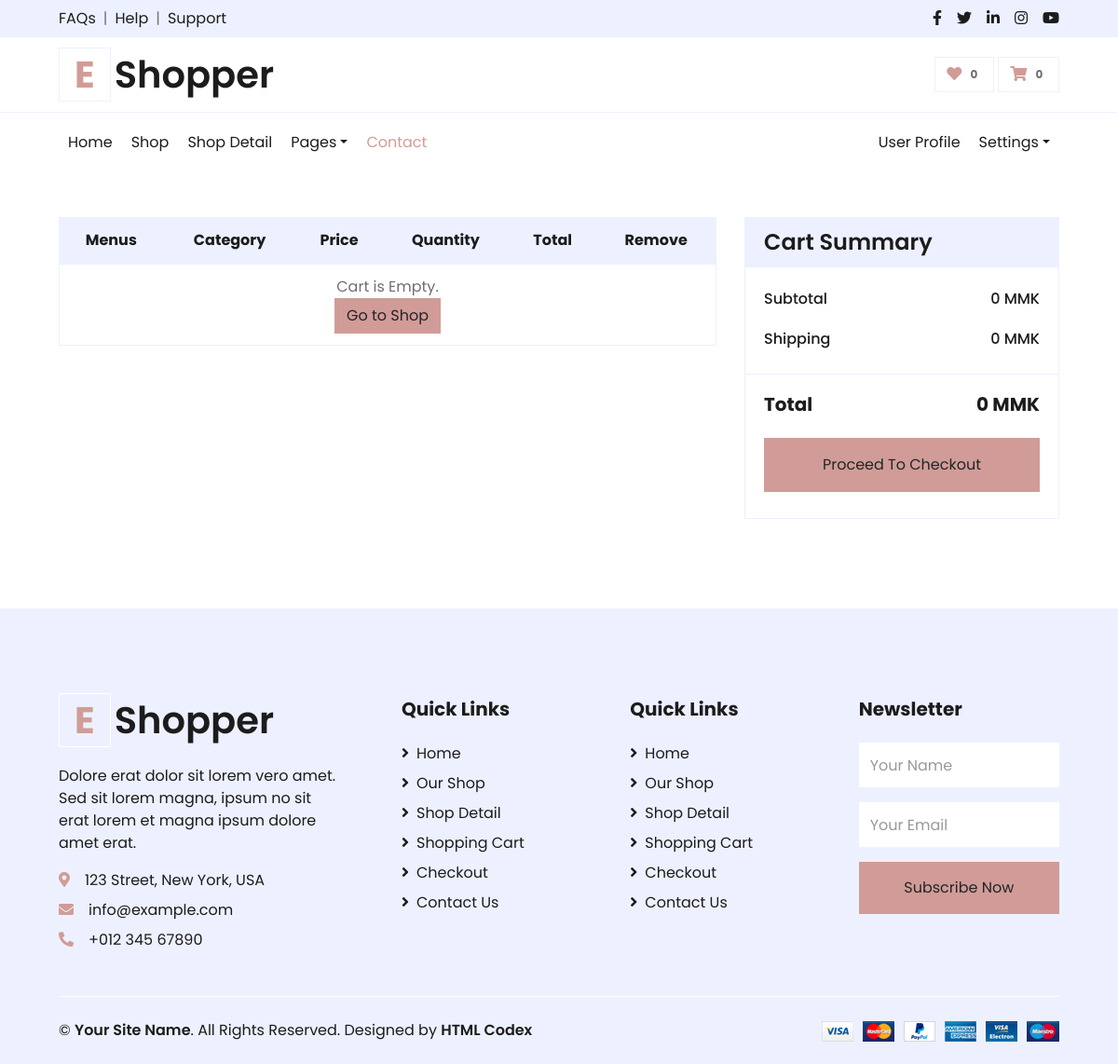
Before: /cart.php (signed in) with the older database file.
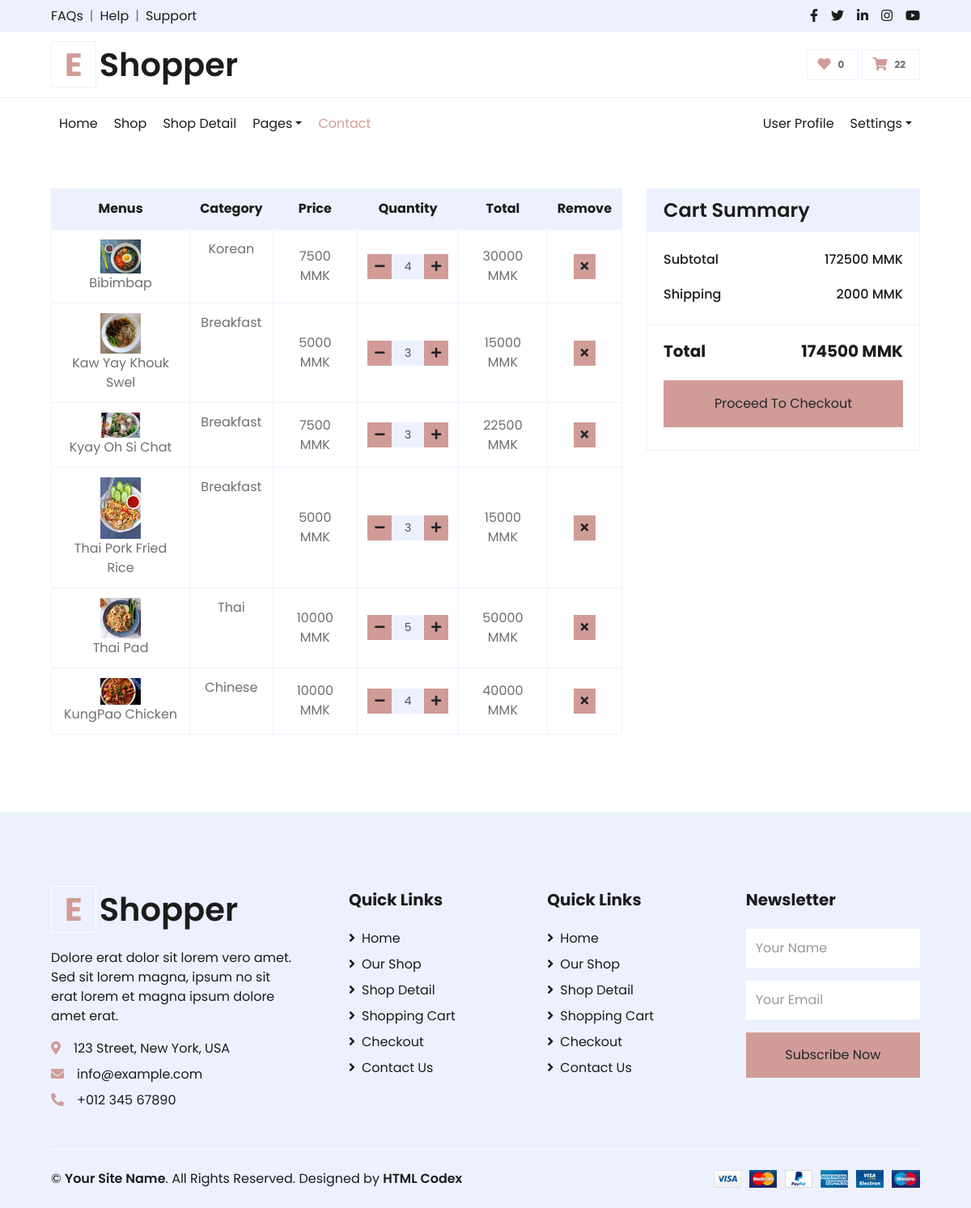
After: the same page with the newer database file.
### tables this page shows
CREATE TABLE `shopping_carts` (
  `id` int NOT NULL,
  `user_id` int NOT NULL,
  `menu_name` varchar(255) NOT NULL,
  `price` int NOT NULL,
  `image` text NOT NULL,
  `quantity` int NOT NULL,
  `category_name` varchar(255) NOT NULL,
  `menu_id` int NOT NULL,
  `status` int NOT NULL DEFAULT '0' COMMENT '1 => order,\r\n0 => not yet'
);

### cart.php (the view, shortened to what this page needs)
<?php
    include_once('header.php');
    if(!isset($_SESSION['user']))
    {
        echo "<script>
                alert('You need to login first.')
                window.location.assign('signin.php')
              </script>
            ";
    }
    else
    {
        $select_cart_data = "SELECT * FROM shopping_carts
                            WHERE status = 0 AND user_id = '$user_id'
                            ";
        $select_cart_data_query = mysqli_query($connect,$select_cart_data);
        $count_cart = mysqli_num_rows($select_cart_data_query);
    }
?>
    <div class="container-fluid pt-5">
        <div class="row px-xl-5">
            <div class="col-lg-8 table-responsive mb-5">
                <table class="table table-bordered text-center mb-0">
                    <thead class="bg-secondary text-dark">
                        <tr>
                            <th>Menus</th>
                            <th>Category</th>
                            <th>Price</th>
                            <th>Quantity</th>
                            <th>Total</th>
                            <th>Remove</th>
                        </tr>
                    </thead>
                    <tbody class="align-middle">
                        <?php
                            $subtotal = 0;
                            $shipping_fees = 2000;
                            if($count_cart > 0)
                            {
                                for ($i=0; $i < $count_cart; $i++) {
                                    $row_cart = mysqli_fetch_assoc($select_cart_data_query);
                                    $target_dir = "storage/menus/";
                                    $subtotal = $subtotal + ($row_cart['price'] * $row_cart['quantity']);
                        ?>
                                <tr>
                                    <td class="align-middle"><img src="<?php echo $target_dir.$row_cart['image'];  ?>" alt="<?php echo $row_cart['image']; ?>" style="width: 50px;"><br /><?php echo $row_cart['menu_name']; ?></td>
                                    <td><?php echo $row_cart['category_name']; ?></td>
                                    <td class="align-middle price" data-price=<?php echo $row_cart['price']; ?>><?php echo $row_cart['price']; ?> MMK</td>
                                    <td class="align-middle">
                                        <div class="input-group quantity mx-auto" style="width: 100px;">
                                            <div class="input-group-btn">
                                                <button class="btn btn-sm btn-primary btn-minus btn-cart" data-size="decrease" data-cart-id=<?php echo $row_cart['id'];?> data-noofquantity=<?php echo $row_cart['quantity']; ?>>
                                                    <i class="fa fa-minus"></i>
                                                </button>
                                            </div>
                                            <input type="text" class="form-control form-control-sm bg-secondary text-center noofquantity" value="<?php echo $row_cart['quantity']; ?>">
                                            <div class="input-group-btn">
                                                <button class="btn btn-sm btn-primary btn-plus btn-cart" data-size="increase" data-cart-id=<?php echo $row_cart['id'];?> data-noofquantity=<?php echo $row_cart['quantity']; ?>>
                                                    <i class="fa fa-plus"></i>
                                                </button>
                                            </div>
                                        </div>
                                    </td>
                                    <td class="align-middle totalprice"><?php echo $row_cart['price'] * $row_cart['quantity']; ?> MMK</td>
                                    <td class="align-middle"><button class="btn btn-sm btn-primary removebtn" data-cart-id=<?php echo $row_cart['id'];?>><i class="fa fa-times"></i></button></td>
                                </tr>
                        <?php
                            }
                        }
                        else
                        {
                            $shipping_fees = 0;
                        ?>
                            <tr>
                                <td colspan=7>
                                    Cart is Empty. <br />
                                    <a href="menu_list.php" class="btn btn-primary">Go to Shop</a>
                                </td>
                            </tr>
                        <?php
                        }
                            $grandtotal = $shipping_fees + $subtotal;
                        ?>
                </table>
            </div>
            <div class="col-lg-4">
                <div class="card border-secondary mb-5">
                    <div class="card-header bg-secondary border-0">
                        <h4 class="font-weight-semi-bold m-0">Cart Summary</h4>
                    </div>
                    <div class="card-body">
                        <div class="d-flex justify-content-between mb-3 pt-1">
                            <h6 class="font-weight-medium">Subtotal</h6>
                            <h6 class="font-weight-medium"><?php echo $subtotal; ?> MMK</h6>
                        </div>
                        <div class="d-flex justify-content-between">
                            <h6 class="font-weight-medium">Shipping</h6>
                            <h6 class="font-weight-medium"><?php echo $shipping_fees; ?> MMK</h6>
                        </div>
                    </div>
                    <div class="card-footer border-secondary bg-transparent">
                        <div class="d-flex justify-content-between mt-2">
                            <h5 class="font-weight-bold">Total</h5>
                            <h5 class="font-weight-bold"><?php echo $grandtotal; ?> MMK</h5>
                        </div>
                        <button class="btn btn-block btn-primary my-3 py-3">Proceed To Checkout</button>
                    </div>
                </div>
            </div>
        </div>
    </div>
<?php
    include_once('footer.php');
?>

### header.php (shortened to what this page needs)
<?php
if(isset($_SESSION['user']))
{
    $user_id = $_SESSION['user']['id'];
}
?>
<!DOCTYPE html>
<html lang="en">
<head>
    <link href="https://cdnjs.cloudflare.com/ajax/libs/font-awesome/5.10.0/css/all.min.css" rel="stylesheet">
    <link href="assets/lib/owlcarousel/assets/owl.carousel.min.css" rel="stylesheet">
    <link href="assets/css/style.css" rel="stylesheet">
</head>
<body>
    <div class="container-fluid">
        <div class="row bg-secondary py-2 px-xl-5">
            <div class="col-lg-6 d-none d-lg-block">
                <div class="d-inline-flex align-items-center">
                    <a class="text-dark" href="">FAQs</a>
                    <span class="text-muted px-2">|</span>
                    <a class="text-dark" href="">Help</a>
                    <span class="text-muted px-2">|</span>
                    <a class="text-dark" href="">Support</a>
                </div>
            </div>
            <div class="col-lg-6 text-center text-lg-right">
                <div class="d-inline-flex align-items-center">
                    <a class="text-dark px-2" href="">
                        <i class="fab fa-facebook-f"></i>
                    </a>
                    <a class="text-dark px-2" href="">
                        <i class="fab fa-twitter"></i>
                    </a>
                    <a class="text-dark px-2" href="">
                        <i class="fab fa-linkedin-in"></i>
                    </a>
                    <a class="text-dark px-2" href="">
                        <i class="fab fa-instagram"></i>
                    </a>
                    <a class="text-dark pl-2" href="">
                        <i class="fab fa-youtube"></i>
                    </a>
                </div>
            </div>
        </div>
        <div class="row align-items-center py-3 px-xl-5">
            <div class="col-lg-9 d-none d-lg-block">
                <a href="" class="text-decoration-none">
                    <h1 class="m-0 display-5 font-weight-semi-bold"><span class="text-primary font-weight-bold border px-3 mr-1">E</span>Shopper</h1>
                </a>
            </div>
            <div class="col-lg-3 col-6 text-right">
                <a href="" class="btn border">
                    <i class="fas fa-heart text-primary"></i>
                    <span class="badge">0</span>
                </a>
                <a href="cart.php" class="btn border">
                    <i class="fas fa-shopping-cart text-primary"></i>
                    <?php
                        if(isset($_SESSION['totalitems']))
                        {
                    ?>
                         <span class="badge" id="cart-data"><?php echo $_SESSION['totalitems']; ?></span>
                    <?php
                        }
                        else
                        {
                    ?>
                         <span class="badge" id="cart-data">0</span>
                    <?php
                        }
                    ?>
                </a>
            </div>
        </div>
    </div>
    <div class="container-fluid">
        <div class="row border-top px-xl-5">
            <div class="col-lg-12">
                <nav class="navbar navbar-expand-lg bg-light navbar-light py-3 py-lg-0 px-0">
                    <div class="collapse navbar-collapse justify-content-between" id="navbarCollapse">
                        <div class="navbar-nav mr-auto py-0">
                            <a href="index.html" class="nav-item nav-link">Home</a>
                            <a href="shop.html" class="nav-item nav-link">Shop</a>
                            <a href="detail.html" class="nav-item nav-link">Shop Detail</a>
                            <div class="nav-item dropdown">
                                <a href="#" class="nav-link dropdown-toggle" data-toggle="dropdown">Pages</a>
                            </div>
                            <a href="contact.html" class="nav-item nav-link active">Contact</a>
                        </div>
                        <div class="navbar-nav ml-auto py-0">
                            <?php
                                if(isset($_SESSION['user']))
                                {
                            ?>
                                <a href="userprofile.php" class="nav-item nav-link">User Profile</a>
                                <div class="nav-item dropdown mobile-dropdown">
                                <a href="#" class="nav-link dropdown-toggle" data-toggle="dropdown">Settings</a>
                            </div>
                            <?php
                                }
                                else
                                {
                            ?>
                            <a href="signin.php" class="nav-item nav-link">Login</a>
                            <a href="signup.php" class="nav-item nav-link">Register</a>
                            <?php
                                }
                            ?>
                        </div>
                    </div>
                </nav>
            </div>
        </div>
    </div>

### footer.php (shortened to what this page needs)
    <div class="container-fluid bg-secondary text-dark mt-5 pt-5">
        <div class="row px-xl-5 pt-5">
            <div class="col-lg-4 col-md-12 mb-5 pr-3 pr-xl-5">
                <a href="" class="text-decoration-none">
                    <h1 class="mb-4 display-5 font-weight-semi-bold"><span class="text-primary font-weight-bold border border-white px-3 mr-1">E</span>Shopper</h1>
                </a>
                <p>Dolore erat dolor sit lorem vero amet. Sed sit lorem magna, ipsum no sit erat lorem et magna ipsum dolore amet erat.</p>
                <p class="mb-2"><i class="fa fa-map-marker-alt text-primary mr-3"></i>123 Street, New York, USA</p>
                <p class="mb-2"><i class="fa fa-envelope text-primary mr-3"></i>info@example.com</p>
                <p class="mb-0"><i class="fa fa-phone-alt text-primary mr-3"></i>+012 345 67890</p>
            </div>
            <div class="col-lg-8 col-md-12">
                <div class="row">
                    <div class="col-md-4 mb-5">
                        <h5 class="font-weight-bold text-dark mb-4">Quick Links</h5>
                        <div class="d-flex flex-column justify-content-start">
                            <a class="text-dark mb-2" href="index.html"><i class="fa fa-angle-right mr-2"></i>Home</a>
                            <a class="text-dark mb-2" href="shop.html"><i class="fa fa-angle-right mr-2"></i>Our Shop</a>
                            <a class="text-dark mb-2" href="detail.html"><i class="fa fa-angle-right mr-2"></i>Shop Detail</a>
                            <a class="text-dark mb-2" href="cart.html"><i class="fa fa-angle-right mr-2"></i>Shopping Cart</a>
                            <a class="text-dark mb-2" href="checkout.html"><i class="fa fa-angle-right mr-2"></i>Checkout</a>
                            <a class="text-dark" href="contact.html"><i class="fa fa-angle-right mr-2"></i>Contact Us</a>
                        </div>
                    </div>
                    <div class="col-md-4 mb-5">
                        <h5 class="font-weight-bold text-dark mb-4">Quick Links</h5>
                        <div class="d-flex flex-column justify-content-start">
                            <a class="text-dark mb-2" href="index.html"><i class="fa fa-angle-right mr-2"></i>Home</a>
                            <a class="text-dark mb-2" href="shop.html"><i class="fa fa-angle-right mr-2"></i>Our Shop</a>
                            <a class="text-dark mb-2" href="detail.html"><i class="fa fa-angle-right mr-2"></i>Shop Detail</a>
                            <a class="text-dark mb-2" href="cart.html"><i class="fa fa-angle-right mr-2"></i>Shopping Cart</a>
                            <a class="text-dark mb-2" href="checkout.html"><i class="fa fa-angle-right mr-2"></i>Checkout</a>
                            <a class="text-dark" href="contact.html"><i class="fa fa-angle-right mr-2"></i>Contact Us</a>
                        </div>
                    </div>
                    <div class="col-md-4 mb-5">
                        <h5 class="font-weight-bold text-dark mb-4">Newsletter</h5>
                        <form action="">
                            <div class="form-group">
                                <input type="text" class="form-control border-0 py-4" placeholder="Your Name" required="required" />
                            </div>
                            <div class="form-group">
                                <input type="email" class="form-control border-0 py-4" placeholder="Your Email"
                                    required="required" />
                            </div>
                            <div>
                                <button class="btn btn-primary btn-block border-0 py-3" type="submit">Subscribe Now</button>
                            </div>
                        </form>
                    </div>
                </div>
            </div>
        </div>
        <div class="row border-top border-light mx-xl-5 py-4">
            <div class="col-md-6 px-xl-0">
                <p class="mb-md-0 text-center text-md-left text-dark">
                    &copy; <a class="text-dark font-weight-semi-bold" href="#">Your Site Name</a>. All Rights Reserved. Designed
                    by
                    <a class="text-dark font-weight-semi-bold" href="https://htmlcodex.com">HTML Codex</a>
                </p>
            </div>
            <div class="col-md-6 px-xl-0 text-center text-md-right">
                <img class="img-fluid" src="img/payments.png" alt="">
            </div>
        </div>
    </div>
</body>
</html>

Changed rows visible on the page:
added shopping_carts: image (picture), menu_name "Bibimbap", category_name "Korean", price "7500", quantity "4", $row_cart['price'] * $row_cart['quantity'] "30000"
added shopping_carts: image (picture), menu_name "Kaw Yay Khouk Swel", category_name "Breakfast", price "5000", quantity "3", $row_cart['price'] * $row_cart['quantity'] "15000"
added shopping_carts: image (picture), menu_name "Kyay Oh Si Chat", category_name "Breakfast", price "7500", quantity "3", $row_cart['price'] * $row_cart['quantity'] "22500"
added shopping_carts: image (picture), menu_name "Thai Pork Fried Rice", category_name "Breakfast", price "5000", quantity "3", $row_cart['price'] * $row_cart['quantity'] "15000"
added shopping_carts: image (picture), menu_name "Thai Pad", category_name "Thai", price "10000", quantity "5", $row_cart['price'] * $row_cart['quantity'] "50000"
added shopping_carts: image (picture), menu_name "KungPao Chicken", category_name "Chinese", price "10000", quantity "4", $row_cart['price'] * $row_cart['quantity'] "40000"
Other visible differences:
$_SESSION['totalitems']: (not shown) → "22"
$subtotal: "0" → "172500"
$shipping_fees: "0" → "2000"
$grandtotal: "0" → "174500"
text no longer shown: "0 Cart is Empty. Go to Shop"
